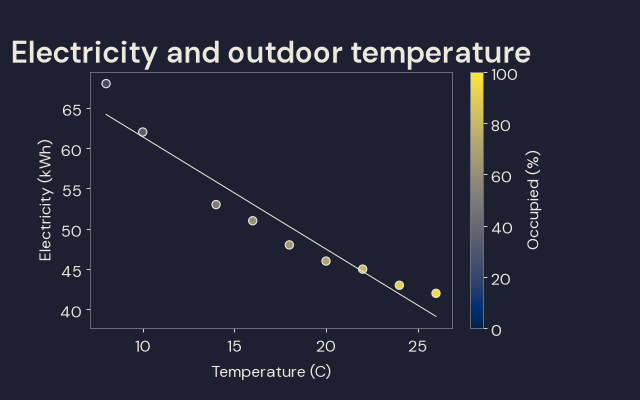

The script that drew this image:
"""Illustrative building observations; native Seaborn with an explicit color scale."""
import matplotlib.pyplot as plt
from matplotlib.cm import ScalarMappable
import pandas as pd
import seaborn as sns
from plotfoundry import theme
from plotfoundry.matplotlib import context, colorscale, style_axes, export

observations = pd.DataFrame({
    "temperature_c": [8, 10, 12, 14, 16, 18, 20, 22, 24, 26],
    "electricity_kwh": [68, 62, 58, 53, 51, 48, 46, 45, 43, 42],
    "occupied_percent": [25, 35, None, 50, 60, 65, 70, 80, 90, 95],
})
# Use the same complete rows for the visible points and the descriptive fit.
observations = observations.dropna(subset=["temperature_c", "electricity_kwh",
                                            "occupied_percent"])
config = theme("nocturne", mode="dark", profile="reading")
ink = config.case["roles"]["ink"]
cmap, norm = colorscale(config, vmin=0, vmax=100)
with context(config):
    fig, ax = plt.subplots(figsize=(8, 5))
    fig.subplots_adjust(left=.14, right=.84, bottom=.18, top=.82)
    sns.scatterplot(data=observations, x="temperature_c", y="electricity_kwh",
                    hue="occupied_percent", palette=cmap, hue_norm=norm,
                    legend=False, alpha=1, edgecolor=ink, linewidth=1, s=55, ax=ax)
    sns.regplot(data=observations, x="temperature_c", y="electricity_kwh",
                scatter=False, ci=None, color=ink,
                line_kws={"linewidth": config.points(1)}, ax=ax)
    bar = fig.colorbar(ScalarMappable(norm=norm, cmap=cmap), ax=ax, pad=.04)
    bar.set_label("Occupied (%)")
    ax.set(title="Electricity and outdoor temperature", xlabel="Temperature (C)",
           ylabel="Electricity (kWh)")
    style_axes(ax, config)
    style_axes(bar.ax, config)
    export(fig, config, "python-occupancy", dpi=80)
    plt.close(fig)
